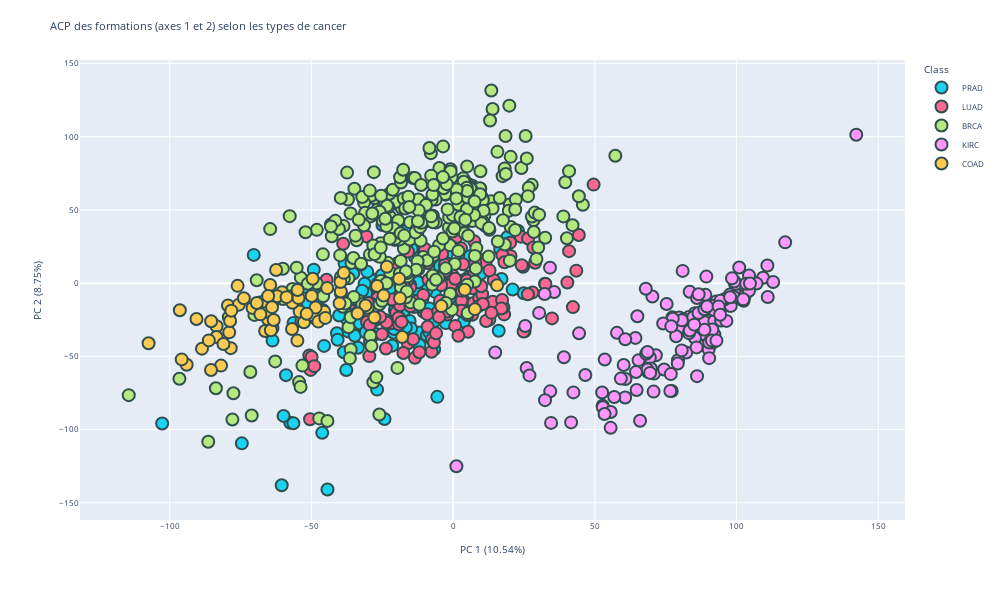
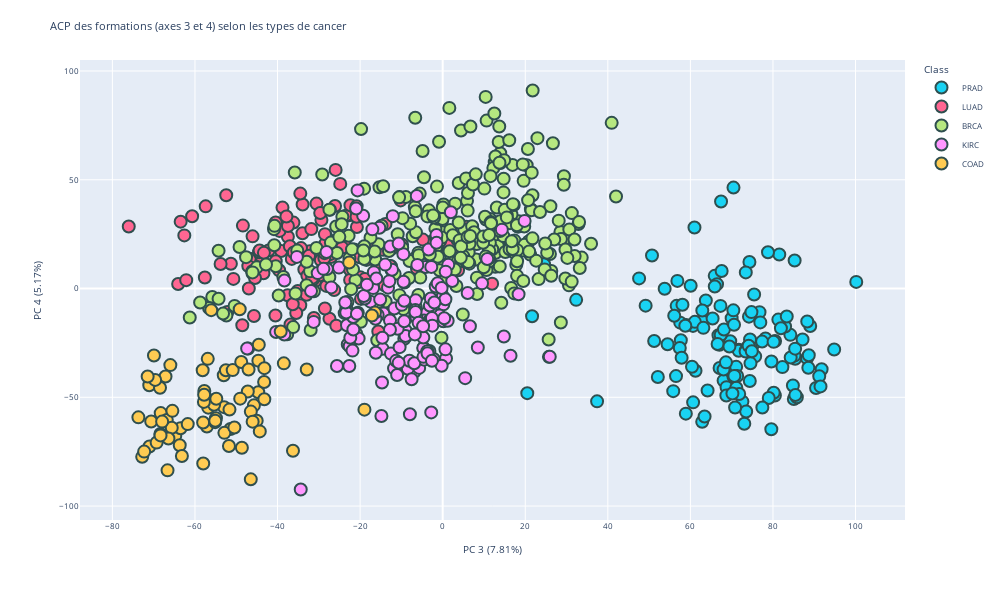
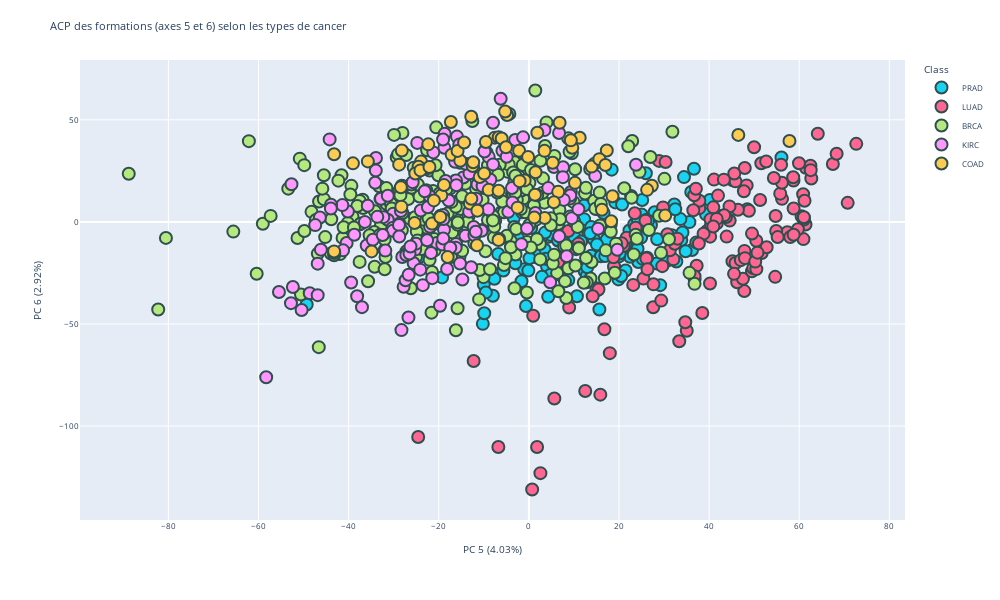

Source (notebook cell) for these figures, in order:
### Code cell
# Intégrer les valeurs selon les quatre axes principaux dans le DataFrame
data["PC 1"] = components[:,0]
data["PC 2"] = components[:,1]
data["PC 3"] = components[:,2]
data["PC 4"] = components[:,3]
data["PC 5"] = components[:,4]
data["PC 6"] = components[:,5]

for i in range(1,6,2):
    j = i+1

    color_map = {
        'Class1': '#5A88D4',
        'Class2': '#3B79C4',
        'Class3': '#2A5A91',
        'Class4': '#9A4FC4',
        'Class5': '#7D2A7F' 
    }

    # AFFICHAGE : Représentation des clusterings selon les axes factoriels
    fig = px.scatter(data,
                    x = f"PC {i}",
                    y = f"PC {j}",
                    color = "Class",
                    color_discrete_map=color_map,
                    #hover_name = "Class",
                    labels = {
                        f"PC {i}": f"PC {i} ("+str(round(pca.explained_variance_ratio_[i-1]*100,2))+"%)",
                        f"PC {j}": f"PC {j} ("+str(round(pca.explained_variance_ratio_[j-1]*100,2))+"%)",
                    },
                    color_continuous_scale="ylgnbu")

    fig.update_traces(textposition='top center')
    fig.update_traces(
        marker = dict(size=12,
                    line=dict(width=2,
                                color='DarkSlateGrey')),
                                selector=dict(mode='markers'))


    fig.update_traces(textposition='top center')
    fig.update_traces(marker=dict(size=12, line=dict(width=2,
                                                    color='DarkSlateGrey')),
                                                    selector=dict(mode='markers'))

    fig.update_layout(
        height=600, width=1000, font=dict(size=8),
        title_text=f'ACP des formations (axes {i} et {j}) selon les types de cancer')

    fig.show()

### Figure 1 — Plotly figure (JSON) as saved in the notebook; plotly's stock layout.template omitted (floating-point values rounded to 4 significant figures; data arrays with more than 128 entries replaced by an {"elided": "..."} marker saying what was removed)
{"data": [{"hovertemplate": "Class=PRAD<br>PC 1 (10.54%)=%{x}<br>PC 2 (8.75%)=%{y}<extra></extra>", "legendgroup": "PRAD", "marker": {"color": "#19d3f3", "line": {"color": "DarkSlateGrey", "width": 2}, "size": 12, "symbol": "circle"}, "mode": "markers", "name": "PRAD", "orientation": "v", "showlegend": true, "textposition": "top center", "type": "scatter", "x": {"elided": "136 float values"}, "xaxis": "x", "y": {"elided": "136 float values"}, "yaxis": "y"}, {"hovertemplate": "Class=LUAD<br>PC 1 (10.54%)=%{x}<br>PC 2 (8.75%)=%{y}<extra></extra>", "legendgroup": "LUAD", "marker": {"color": "#FF6692", "line": {"color": "DarkSlateGrey", "width": 2}, "size": 12, "symbol": "circle"}, "mode": "markers", "name": "LUAD", "orientation": "v", "showlegend": true, "textposition": "top center", "type": "scatter", "x": {"elided": "141 float values"}, "xaxis": "x", "y": {"elided": "141 float values"}, "yaxis": "y"}, {"hovertemplate": "Class=BRCA<br>PC 1 (10.54%)=%{x}<br>PC 2 (8.75%)=%{y}<extra></extra>", "legendgroup": "BRCA", "marker": {"color": "#B6E880", "line": {"color": "DarkSlateGrey", "width": 2}, "size": 12, "symbol": "circle"}, "mode": "markers", "name": "BRCA", "orientation": "v", "showlegend": true, "textposition": "top center", "type": "scatter", "x": {"elided": "300 float values"}, "xaxis": "x", "y": {"elided": "300 float values"}, "yaxis": "y"}, {"hovertemplate": "Class=KIRC<br>PC 1 (10.54%)=%{x}<br>PC 2 (8.75%)=%{y}<extra></extra>", "legendgroup": "KIRC", "marker": {"color": "#FF97FF", "line": {"color": "DarkSlateGrey", "width": 2}, "size": 12, "symbol": "circle"}, "mode": "markers", "name": "KIRC", "orientation": "v", "showlegend": true, "textposition": "top center", "type": "scatter", "x": {"elided": "146 float values"}, "xaxis": "x", "y": {"elided": "146 float values"}, "yaxis": "y"}, {"hovertemplate": "Class=COAD<br>PC 1 (10.54%)=%{x}<br>PC 2 (8.75%)=%{y}<extra></extra>", "legendgroup": "COAD", "marker": {"color": "#FECB52", "line": {"color": "DarkSlateGrey", "width": 2}, "size": 12, "symbol": "circle"}, "mode": "markers", "name": "COAD", "orientation": "v", "showlegend": true, "textposition": "top center", "type": "scatter", "x": [-54.16, -79.14, -90.55, -26.8, -56.88, -63.74, -65.27, -48.69, -66.32, -94.0, -62.45, -79.0, -70.76, -79.44, -78.69, -46.01, -52.63, 7.679, -23.37, -60.31, -49.59, -56.83, -83.44, -83.47, -107.4, -45.51, -30.15, -68.25, -64.29, -19.04, -66.01, -47.53, -85.37, -63.28, -66.68, -63.3, -40.06, -75.58, -39.63, -81.87, -95.76, -45.08, -62.07, -17.96, -56.7, -58.76, -64.55, -85.42, -27.74, -67.99, -48.52, -30.9, -54.94, -69.25, -73.82, -65.26, -78.46, -49.55, -81.03, -39.76, -49.89, -88.61, -18.74, -44.42, -78.26, -86.19, -76.04, -51.66, -63.88, -54.53, -33.71, 15.53, -54.87, -96.42, 4.113, -38.56, -24.53, -4.133], "xaxis": "x", "y": [-19.44, -23.22, -24.53, -1.922, -8.95, -30.82, -24.84, -24.06, -32.73, -55.75, 8.956, -33.6, -16.91, -15.27, -25.89, -18.3, -26.76, -17.78, 11.18, -6.264, -21.98, -31.36, -29.42, -36.8, -41.01, -19.45, -16.8, -13.29, -32.19, 3.045, -19.5, -26.28, -26.01, -12.11, -12.51, -25.17, -13.81, -14.69, -5.7, -56.33, -52.09, -23.72, -8.937, -36.79, -13.43, -9.557, -1.23, -59.31, -23.49, -21.32, -16.71, -15.22, -39.25, -13.58, -10.36, -8.853, -44.39, 2.969, -41.53, 0.7476, -8.75, -44.75, -10.39, -3.399, -18.77, -39.11, -1.838, -20.91, -16.41, -10.23, -20.68, -1.424, -4.65, -18.54, -4.511, 7.019, -8.491, -15.69], "yaxis": "y"}], "layout": {"font": {"size": 8}, "height": 600, "legend": {"title": {"text": "Class"}, "tracegroupgap": 0}, "margin": {"t": 60}, "title": {"text": "ACP des formations (axes 1 et 2) selon les types de cancer"}, "width": 1000, "xaxis": {"anchor": "y", "domain": [0, 1], "title": {"text": "PC 1 (10.54%)"}}, "yaxis": {"anchor": "x", "domain": [0, 1], "title": {"text": "PC 2 (8.75%)"}}}}

### Figure 2 — Plotly figure (JSON) as saved in the notebook; plotly's stock layout.template omitted (floating-point values rounded to 4 significant figures; data arrays with more than 128 entries replaced by an {"elided": "..."} marker saying what was removed)
{"data": [{"hovertemplate": "Class=PRAD<br>PC 3 (7.81%)=%{x}<br>PC 4 (5.17%)=%{y}<extra></extra>", "legendgroup": "PRAD", "marker": {"color": "#19d3f3", "line": {"color": "DarkSlateGrey", "width": 2}, "size": 12, "symbol": "circle"}, "mode": "markers", "name": "PRAD", "orientation": "v", "showlegend": true, "textposition": "top center", "type": "scatter", "x": {"elided": "136 float values"}, "xaxis": "x", "y": {"elided": "136 float values"}, "yaxis": "y"}, {"hovertemplate": "Class=LUAD<br>PC 3 (7.81%)=%{x}<br>PC 4 (5.17%)=%{y}<extra></extra>", "legendgroup": "LUAD", "marker": {"color": "#FF6692", "line": {"color": "DarkSlateGrey", "width": 2}, "size": 12, "symbol": "circle"}, "mode": "markers", "name": "LUAD", "orientation": "v", "showlegend": true, "textposition": "top center", "type": "scatter", "x": {"elided": "141 float values"}, "xaxis": "x", "y": {"elided": "141 float values"}, "yaxis": "y"}, {"hovertemplate": "Class=BRCA<br>PC 3 (7.81%)=%{x}<br>PC 4 (5.17%)=%{y}<extra></extra>", "legendgroup": "BRCA", "marker": {"color": "#B6E880", "line": {"color": "DarkSlateGrey", "width": 2}, "size": 12, "symbol": "circle"}, "mode": "markers", "name": "BRCA", "orientation": "v", "showlegend": true, "textposition": "top center", "type": "scatter", "x": {"elided": "300 float values"}, "xaxis": "x", "y": {"elided": "300 float values"}, "yaxis": "y"}, {"hovertemplate": "Class=KIRC<br>PC 3 (7.81%)=%{x}<br>PC 4 (5.17%)=%{y}<extra></extra>", "legendgroup": "KIRC", "marker": {"color": "#FF97FF", "line": {"color": "DarkSlateGrey", "width": 2}, "size": 12, "symbol": "circle"}, "mode": "markers", "name": "KIRC", "orientation": "v", "showlegend": true, "textposition": "top center", "type": "scatter", "x": {"elided": "146 float values"}, "xaxis": "x", "y": {"elided": "146 float values"}, "yaxis": "y"}, {"hovertemplate": "Class=COAD<br>PC 3 (7.81%)=%{x}<br>PC 4 (5.17%)=%{y}<extra></extra>", "legendgroup": "COAD", "marker": {"color": "#FECB52", "line": {"color": "DarkSlateGrey", "width": 2}, "size": 12, "symbol": "circle"}, "mode": "markers", "name": "COAD", "orientation": "v", "showlegend": true, "textposition": "top center", "type": "scatter", "x": [-45.72, -51.76, -54.91, -53.03, -70.6, -46.47, -71.07, -44.54, -65.96, -71.02, -72.78, -64.76, -68.3, -63.49, -66.82, -52.94, -52.5, -16.4, -45.04, -44.67, -44.64, -50.86, -69.28, -47.2, -63.69, -67.13, -38.47, -48.64, -57.11, -43.19, -56.78, -58.13, -65.62, -68.37, -63.16, -46.03, -18.95, -58.02, -51.4, -69.93, -49.04, -48.79, -52.87, -39.23, -66.42, -68.34, -46.48, -68.47, -56.06, -36.26, -69.64, -43.2, -56.9, -55.37, -55.11, -61.75, -55.37, -73.71, -67.95, -54.83, -57.83, -71.46, -47.02, -65.47, -58.0, -57.73, -66.64, -51.64, -44.3, -57.78, -43.25, -17.13, -55.08, -72.31, -49.16, -50.45, -32.92, -22.64], "xaxis": "x", "y": [-53.7, -72.4, -59.64, -39.87, -61.11, -56.58, -44.44, -25.84, -35.2, -72.62, -77.37, -67.71, -57.26, -64.24, -60.46, -54.53, -37.54, -11.03, -60.78, -47.7, -33.15, -37.5, -70.84, -47.37, -72.06, -40.44, -34.39, -73.17, -63.45, -36.61, -54.77, -37.55, -64.03, -66.88, -76.96, -61.19, -55.67, -61.61, -64.57, -30.77, -50.63, -33.8, -66.34, -19.78, -68.92, -67.51, -87.71, -45.62, -9.947, -74.57, -42.01, -50.89, -32.33, -51.24, -61.42, -62.33, -53.39, -59.23, -61.18, -50.64, -52.12, -40.46, -37.23, -56.24, -80.44, -47.07, -83.6, -55.65, -65.67, -48.85, -43.0, -12.4, -60.76, -74.96, -9.535, -63.92, -37.19, 11.98], "yaxis": "y"}], "layout": {"font": {"size": 8}, "height": 600, "legend": {"title": {"text": "Class"}, "tracegroupgap": 0}, "margin": {"t": 60}, "title": {"text": "ACP des formations (axes 3 et 4) selon les types de cancer"}, "width": 1000, "xaxis": {"anchor": "y", "domain": [0, 1], "title": {"text": "PC 3 (7.81%)"}}, "yaxis": {"anchor": "x", "domain": [0, 1], "title": {"text": "PC 4 (5.17%)"}}}}

### Figure 3 — Plotly figure (JSON) as saved in the notebook; plotly's stock layout.template omitted (floating-point values rounded to 4 significant figures; data arrays with more than 128 entries replaced by an {"elided": "..."} marker saying what was removed)
{"data": [{"hovertemplate": "Class=PRAD<br>PC 5 (4.03%)=%{x}<br>PC 6 (2.92%)=%{y}<extra></extra>", "legendgroup": "PRAD", "marker": {"color": "#19d3f3", "line": {"color": "DarkSlateGrey", "width": 2}, "size": 12, "symbol": "circle"}, "mode": "markers", "name": "PRAD", "orientation": "v", "showlegend": true, "textposition": "top center", "type": "scatter", "x": {"elided": "136 float values"}, "xaxis": "x", "y": {"elided": "136 float values"}, "yaxis": "y"}, {"hovertemplate": "Class=LUAD<br>PC 5 (4.03%)=%{x}<br>PC 6 (2.92%)=%{y}<extra></extra>", "legendgroup": "LUAD", "marker": {"color": "#FF6692", "line": {"color": "DarkSlateGrey", "width": 2}, "size": 12, "symbol": "circle"}, "mode": "markers", "name": "LUAD", "orientation": "v", "showlegend": true, "textposition": "top center", "type": "scatter", "x": {"elided": "141 float values"}, "xaxis": "x", "y": {"elided": "141 float values"}, "yaxis": "y"}, {"hovertemplate": "Class=BRCA<br>PC 5 (4.03%)=%{x}<br>PC 6 (2.92%)=%{y}<extra></extra>", "legendgroup": "BRCA", "marker": {"color": "#B6E880", "line": {"color": "DarkSlateGrey", "width": 2}, "size": 12, "symbol": "circle"}, "mode": "markers", "name": "BRCA", "orientation": "v", "showlegend": true, "textposition": "top center", "type": "scatter", "x": {"elided": "300 float values"}, "xaxis": "x", "y": {"elided": "300 float values"}, "yaxis": "y"}, {"hovertemplate": "Class=KIRC<br>PC 5 (4.03%)=%{x}<br>PC 6 (2.92%)=%{y}<extra></extra>", "legendgroup": "KIRC", "marker": {"color": "#FF97FF", "line": {"color": "DarkSlateGrey", "width": 2}, "size": 12, "symbol": "circle"}, "mode": "markers", "name": "KIRC", "orientation": "v", "showlegend": true, "textposition": "top center", "type": "scatter", "x": {"elided": "146 float values"}, "xaxis": "x", "y": {"elided": "146 float values"}, "yaxis": "y"}, {"hovertemplate": "Class=COAD<br>PC 5 (4.03%)=%{x}<br>PC 6 (2.92%)=%{y}<extra></extra>", "legendgroup": "COAD", "marker": {"color": "#FECB52", "line": {"color": "DarkSlateGrey", "width": 2}, "size": 12, "symbol": "circle"}, "mode": "markers", "name": "COAD", "orientation": "v", "showlegend": true, "textposition": "top center", "type": "scatter", "x": [-12.48, -17.31, -39.04, 17.3, -2.166, -19.43, -18.02, 5.286, -0.9368, -28.19, -18.83, -21.08, -7.013, -17.13, -25.36, -0.1699, -11.52, 30.25, 1.364, -2.054, 6.825, -10.9, -23.93, -15.22, -43.22, -6.73, 11.28, -12.78, -4.819, 18.26, -21.51, 13.94, -15.82, -7.562, -6.693, -13.09, -12.76, -22.32, 9.644, -19.65, -28.78, -11.42, -5.256, 18.56, 1.88, -9.928, -14.37, -24.49, 16.21, -9.534, 6.518, -2.507, 3.524, -6.037, -28.3, -5.076, -25.19, 1.219, -34.9, 10.24, 1.483, -28.4, 27.29, 15.64, -24.06, -22.05, -43.23, 3.475, -12.35, -8.909, 5.552, 26.24, -6.711, -35.73, 46.48, 9.318, 16.99, 57.84], "xaxis": "x", "y": [27.4, 48.96, 28.68, 34.93, 34.84, 12.99, -17.24, 29.0, 20.33, 34.98, 18.03, 10.52, 14.42, 32.92, -0.5866, 31.82, -11.45, 3.088, 13.3, 19.96, 48.58, 21.95, 29.53, 29.93, 33.13, -8.858, 41.25, 51.52, 52.33, 0.3023, -0.836, 27.08, 34.77, 41.26, 41.44, 8.974, 11.33, 37.98, 36.28, 2.384, 28.03, 5.501, 54.05, 12.54, 43.68, 23.71, 38.86, 26.97, 5.958, 39.15, 14.71, 6.976, 1.915, 40.84, 7.473, 36.53, 23.68, 2.124, -14.47, 19.12, 24.35, 16.96, 17.71, 30.74, 25.23, 26.93, -14.45, 34.79, 29.23, 15.69, 9.581, 15.68, 15.28, 29.62, 42.6, 39.94, 27.87, 39.65], "yaxis": "y"}], "layout": {"font": {"size": 8}, "height": 600, "legend": {"title": {"text": "Class"}, "tracegroupgap": 0}, "margin": {"t": 60}, "title": {"text": "ACP des formations (axes 5 et 6) selon les types de cancer"}, "width": 1000, "xaxis": {"anchor": "y", "domain": [0, 1], "title": {"text": "PC 5 (4.03%)"}}, "yaxis": {"anchor": "x", "domain": [0, 1], "title": {"text": "PC 6 (2.92%)"}}}}
